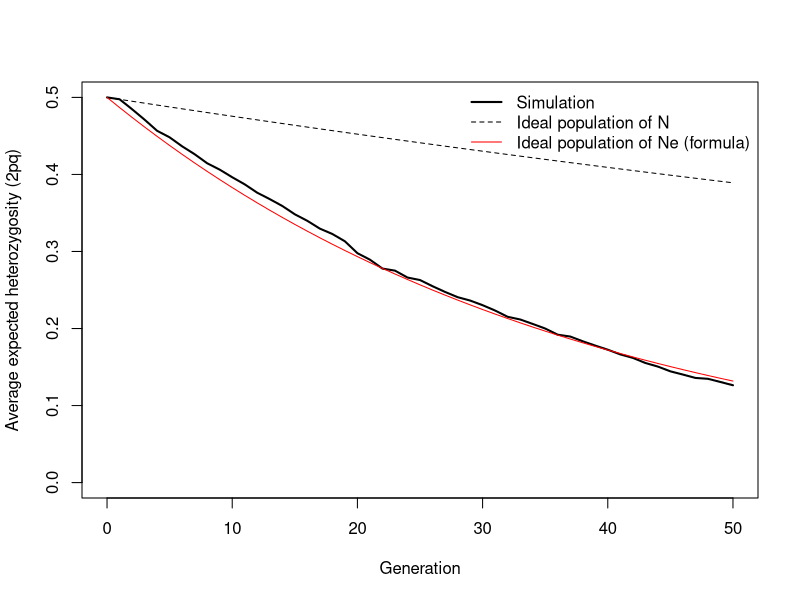

The R script that drew this image:
## ---- chunk 1
set.seed(501)
## ---- chunk 2
# Simulation settings (try changing these)
n_males   <- 5      # breeding males
n_females <- 95     # breeding females
n_gen     <- 50     # number of generations
n_pops    <- 500    # number of populations

##########################################################
# If you are unfamiliar with R, don't edit below this line!
##########################################################

N <- n_males + n_females
H <- matrix(NA, nrow = n_gen + 1, ncol = n_pops)   # heterozygosity 2pq
for (j in 1:n_pops) {
  # each row is one individual; its two alleles (1 = A, 0 = a). Start: all Aa
  genotypes <- cbind(rep(1, N), rep(0, N))
  for (t in 0:n_gen) {
    p <- mean(genotypes)
    H[t + 1, j] <- 2 * p * (1 - p)
    if (t == n_gen) break
    males   <- genotypes[1:n_males, , drop = FALSE]
    females <- genotypes[(n_males + 1):N, , drop = FALSE]
    # each offspring: one random allele from a random father and from a random mother
    from_father <- males[cbind(sample(n_males, N, replace = TRUE), sample(2, N, replace = TRUE))]
    from_mother <- females[cbind(sample(n_females, N, replace = TRUE), sample(2, N, replace = TRUE))]
    genotypes <- cbind(from_father, from_mother)
  }
}
H_mean <- rowMeans(H)

Ne_formula <- 4 * n_males * n_females / (n_males + n_females)
generation <- 0:n_gen
plot(generation, H_mean, type = "l", lwd = 2, ylim = c(0, 0.5),
     xlab = "Generation", ylab = "Average expected heterozygosity (2pq)")
lines(generation, 0.5 * (1 - 1 / (2 * N))^generation, lty = 2)
lines(generation, 0.5 * (1 - 1 / (2 * Ne_formula))^generation, col = "red")
legend("topright", legend = c("Simulation", "Ideal population of N", "Ideal population of Ne (formula)"),
       lty = c(1, 2, 1), lwd = c(2, 1, 1), col = c("black", "black", "red"), bty = "n")

# The Ne that matches the simulated loss of heterozygosity
Ne_simulated <- 1 / (2 * (1 - (H_mean[n_gen + 1] / H_mean[1])^(1 / n_gen)))
round(c(census_N = N, Ne_formula = Ne_formula, Ne_simulated = Ne_simulated), 1)
